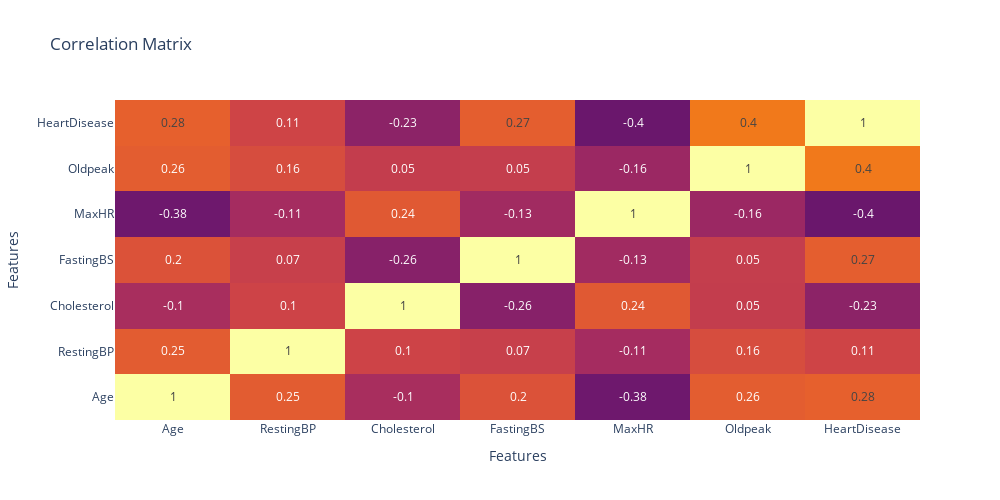

Notebook source saved alongside this figure:
### Code cell
# Select only numerical columns for correlation matrix computation
numerical_df = df.select_dtypes(include=['int64', 'float64'])

# Compute correlation matrix
corr_matrix = numerical_df.corr(method="pearson")

# Plot correlation matrix with Plotly
fig_heatmap = go.Figure()

# Create heatmap trace with text showing correlation values
heatmap_trace = go.Heatmap(
    z=corr_matrix.values,
    x=corr_matrix.columns,
    y=corr_matrix.columns,
    colorscale='Inferno',  # Adjust colorscale as desired
    zmin=-1, zmax=1,
    hoverongaps=False,
    text=corr_matrix.round(2),  # Display rounded correlation values
    texttemplate='%{text}',  # Template to show only correlation values
    showscale=False  # Hide colorscale (optional)
)

# Add heatmap trace to the figure
fig_heatmap.add_trace(heatmap_trace)

# Update layout
fig_heatmap.update_layout(
    title="Correlation Matrix",
    width=1000,
    height=500,
    xaxis_title="Features",
    yaxis_title="Features"  # Add axis titles for clarity
)

# Display figure
fig_heatmap.show()

### Figure 1 — Plotly figure (JSON) as saved in the notebook; plotly's stock layout.template omitted (floating-point values rounded to 4 significant figures)
{"data": [{"colorscale": [[0, "#000004"], [0.1111, "#1b0c41"], [0.2222, "#4a0c6b"], [0.3333, "#781c6d"], [0.4444, "#a52c60"], [0.5556, "#cf4446"], [0.6667, "#ed6925"], [0.7778, "#fb9b06"], [0.8889, "#f7d13d"], [1, "#fcffa4"]], "hoverongaps": false, "showscale": false, "text": [[1, 0.25, -0.1, 0.2, -0.38, 0.26, 0.28], [0.25, 1, 0.1, 0.07, -0.11, 0.16, 0.11], [-0.1, 0.1, 1, -0.26, 0.24, 0.05, -0.23], [0.2, 0.07, -0.26, 1, -0.13, 0.05, 0.27], [-0.38, -0.11, 0.24, -0.13, 1, -0.16, -0.4], [0.26, 0.16, 0.05, 0.05, -0.16, 1, 0.4], [0.28, 0.11, -0.23, 0.27, -0.4, 0.4, 1]], "texttemplate": "%{text}", "type": "heatmap", "x": ["Age", "RestingBP", "Cholesterol", "FastingBS", "MaxHR", "Oldpeak", "HeartDisease"], "y": ["Age", "RestingBP", "Cholesterol", "FastingBS", "MaxHR", "Oldpeak", "HeartDisease"], "z": [[1, 0.2544, -0.09528, 0.198, -0.382, 0.2586, 0.282], [0.2544, 1, 0.1009, 0.07019, -0.1121, 0.1648, 0.1076], [-0.09528, 0.1009, 1, -0.261, 0.2358, 0.05015, -0.2327], [0.198, 0.07019, -0.261, 1, -0.1314, 0.0527, 0.2673], [-0.382, -0.1121, 0.2358, -0.1314, 1, -0.1607, -0.4004], [0.2586, 0.1648, 0.05015, 0.0527, -0.1607, 1, 0.404], [0.282, 0.1076, -0.2327, 0.2673, -0.4004, 0.404, 1]], "zmax": 1, "zmin": -1}], "layout": {"height": 500, "title": {"text": "Correlation Matrix"}, "width": 1000, "xaxis": {"title": {"text": "Features"}}, "yaxis": {"title": {"text": "Features"}}}}
